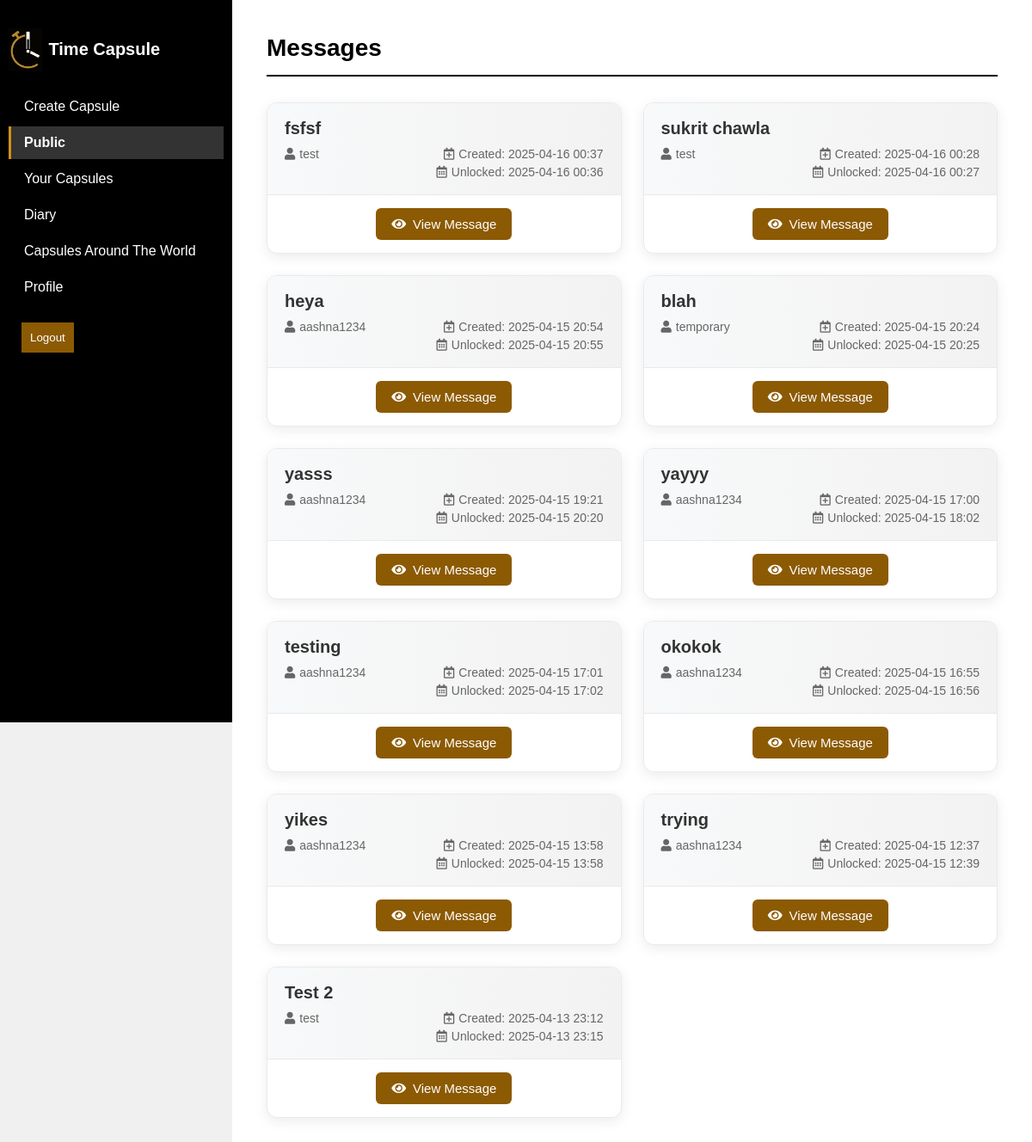
Page /public/ (signed in) on the earlier database version.
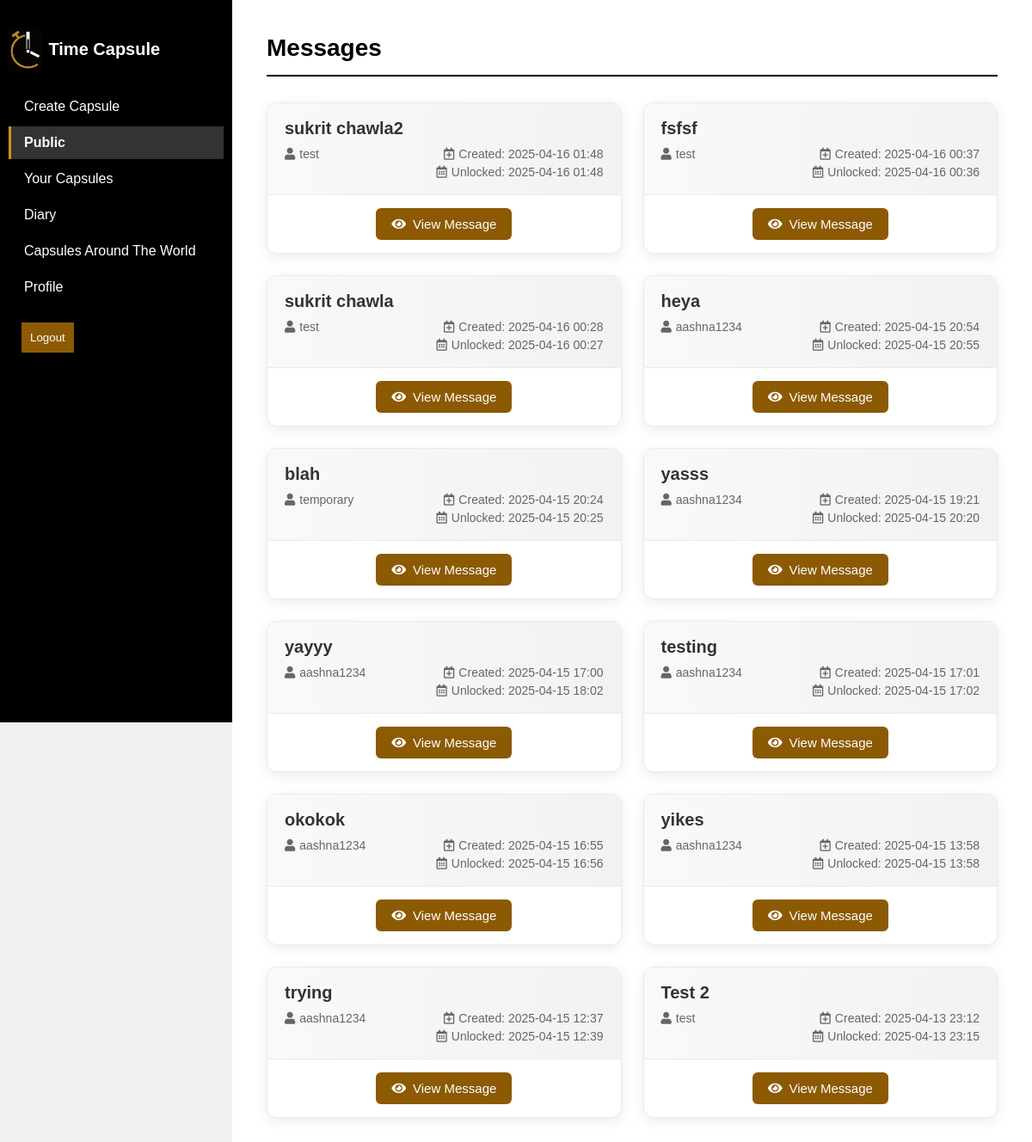
Same page on the later database version.
### core/models.py (models this page shows, shortened)
class Message(models.Model):
    VISIBILITY_CHOICES = [('public', 'Public'), ('private', 'Private')]
    user = models.ForeignKey(User, on_delete=models.CASCADE)
    heading = models.CharField(max_length=255)
    content = models.TextField(blank=True)
    created_at = models.DateTimeField(auto_now_add=True)
    unlock_datetime = models.DateTimeField()
    visibility = models.CharField(max_length=10, choices=VISIBILITY_CHOICES, default='private')
    latitude = models.FloatField(null=True, blank=True)
    longitude = models.FloatField(null=True, blank=True)
    file = models.FileField(upload_to='files/', blank=True, null=True)
    image = models.ImageField(upload_to='images/', blank=True, null=True)
    video = models.FileField(upload_to='videos/', blank=True, null=True)
    mood = models.CharField(max_length=50, blank=True)  # For sentiment filter
    is_nsfw = models.BooleanField(default=False)
    is_malicious = models.BooleanField(default=False)

### core/views.py (the view)
# urls.py: path('public/', views.public_messages, name='public'),
@login_required
def public_messages(request):
    messages = Message.objects.filter(visibility='public', unlock_datetime__lte=timezone.now()).order_by('-unlock_datetime')
    return render(request, 'core/public.html', {'messages': messages})

### core/templates/core/public.html (shortened to what this page needs)
{% extends 'core/base.html' %}
{% block content %}
<link rel="stylesheet" href="https://cdnjs.cloudflare.com/ajax/libs/font-awesome/5.15.4/css/all.min.css">
<div class="messages-container">
  <div class="messages-header">
    <h2 class="main-heading">Messages</h2>
  </div>
  {% if messages %}
    <div class="message-grid">
      {% for msg in messages %}
        <div class="message-card">
          <div class="message-header">
            <h3>{{ msg.heading }}</h3>
            <div class="message-meta">
              <span class="author"><i class="fas fa-user"></i> {{ msg.user.username }}</span>
              <div class="time-info">
                <span class="date"><i class="far fa-calendar-plus"></i> Created: {{ msg.created_at|date:"Y-m-d H:i" }}</span>
                <span class="date"><i class="far fa-calendar-alt"></i> Unlocked: {{ msg.unlock_datetime|date:"Y-m-d H:i" }}</span>
              </div>
            </div>
          </div>
          <div class="message-footer">
            <button class="view-message-btn" onclick="openMessagePopup('{{ msg.id }}')">
              <i class="fas fa-eye"></i> View Message
            </button>
          </div>
        </div>
      {% endfor %}
    </div>
  {% else %}
    <div class="no-messages">
      <i class="far fa-comment-alt empty-icon"></i>
      <p>No public messages available yet. Check back later!</p>
    </div>
  {% endif %}
</div>
{% endblock %}

Differences in the rows shown:
added Message: heading "sukrit chawla2", user.username "test", created_at "2025-04-16 01:48", unlock_datetime "2025-04-16 01:48"
